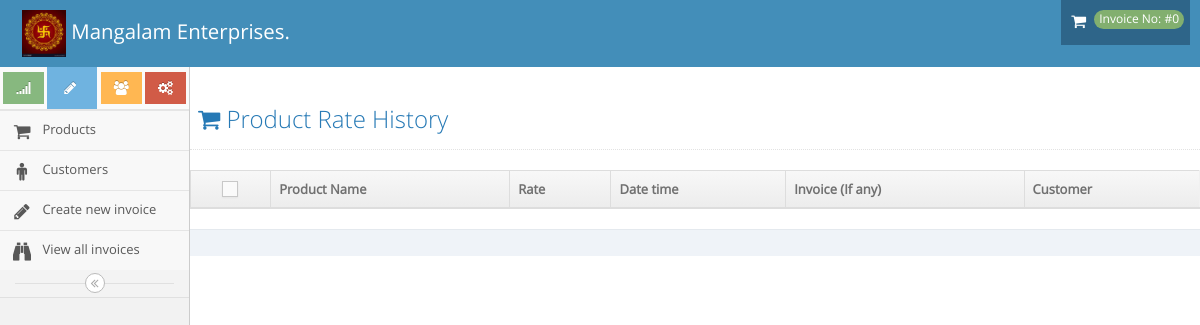
The page /products/history/208 on the database as committed earlier.
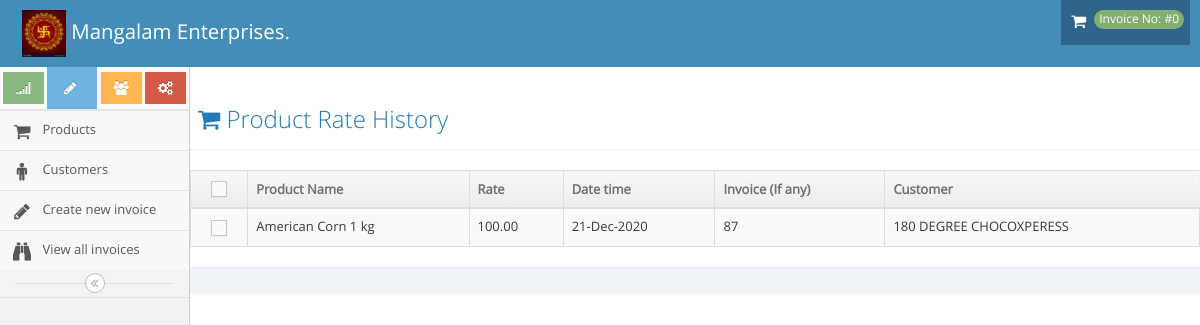
The same page on the database as committed later.
### tables this page shows
CREATE TABLE `product_rate_history` (
  `id` int(11) NOT NULL,
  `product_id` int(11) DEFAULT NULL,
  `invoice_id` int(11) DEFAULT NULL,
  `rate` float DEFAULT NULL,
  `created_at` timestamp NOT NULL DEFAULT CURRENT_TIMESTAMP ON UPDATE CURRENT_TIMESTAMP
);

CREATE TABLE `products` (
  `id` int(11) NOT NULL,
  `name` varchar(1000) DEFAULT NULL,
  `rate` float DEFAULT NULL,
  `unit` varchar(100) NOT NULL,
  `hsn` varchar(100) DEFAULT NULL,
  `gst` int(11) DEFAULT NULL,
  `active` enum('1','0') NOT NULL DEFAULT '1'
);

CREATE TABLE `invoice` (
  `id` int(11) NOT NULL,
  `customer_id` int(11) NOT NULL,
  `created_at` datetime NOT NULL DEFAULT CURRENT_TIMESTAMP,
  `invoice_no` int(11) NOT NULL,
  `date` date DEFAULT NULL,
  `total` float DEFAULT NULL,
  `locked` int(11) NOT NULL DEFAULT '0'
);

CREATE TABLE `customer` (
  `id` int(11) NOT NULL,
  `name` varchar(200) NOT NULL,
  `email` varchar(100) NOT NULL,
  `contact` varchar(20) NOT NULL,
  `address` longtext NOT NULL,
  `pincode` varchar(10) NOT NULL,
  `city` varchar(100) NOT NULL,
  `state` varchar(100) NOT NULL,
  `gst_no` varchar(100) NOT NULL,
  `pan` varchar(19) DEFAULT NULL
);

### application/helpers/functions_helper.php (called while the page is built, shortened)
<?php
function date_converter($dt=null) {
          return date('d-M-Y',strtotime($dt));
}
function _getAdminLoadView($template_name, $data = array()) {
          $CI = & get_instance();
          $CI->load->view('header', $data);
          $CI->load->view($template_name, $data);
}
?>

### application/controllers/products.php (called while the page is built, shortened)
<?php
class Products extends CI_Controller {
	public function history($pro_id,$cust_id=null){
		$data['pro_data'] = $pro_data = $this->Invoice_Model->productRateHistory($pro_id);
		_getAdminLoadView('product_history',$data);
	}
}

### index.php (called while the page is built, shortened)
<?php
require_once BASEPATH.'core/CodeIgniter.php';

### application/models/Invoice_Model.php (called while the page is built, shortened)
<?php
class Invoice_Model extends CI_Model {
  public function productRateHistory($pro_id){
    $this->db->select('*,c.name as cname,prh.created_at as time,prh.rate as hrate, products.name as pname');
    $this->db->from('product_rate_history as prh');
    $this->db->join('products', 'prh.product_id = products.id','left');
    $this->db->join('invoice as i', 'i.id = prh.invoice_id','left');
    $this->db->join('customer as c', 'i.customer_id = c.id','left');
    $this->db->where(array('products.id' => $pro_id));
    $query = $this->db->get();
    return ($query->result_array());
  }
}

### application/views/product_history.php (the view, shortened to what this page needs)
<div class="page-content">
					</div>
						<div class="page-header">
							<h1>
								<i class="menu-icon fa fa-shopping-cart"></i>
								Product Rate History
							</h1>
						</div>
						<div class="row">
									<div class="col-xs-12">
										<div class="clearfix">
										</div>
										<div>
											<table id="dynamic-table" class="table table-striped table-bordered table-hover">
												<thead>
													<tr>
														<th class="center">
															<label class="pos-rel">
																<span class="lbl"></span>
															</label>
														</th>
														<th>Product Name</th>
														<th>Rate</th>
														<th>Date time</th>
														<th>Invoice (If any)</th>
														<th>Customer</th>
													</tr>
												</thead>
												<tbody>
													<?php
													foreach((array)$pro_data as $em){
                    ?>
													<tr id="tr_<?php echo $em['id']?>">
														<td class="center">
															<label class="pos-rel">
																<span class="lbl"></span>
															</label>
														</td>
														<td><?php echo $em['pname']?></td>
														<td><?php echo number_format($em['hrate'],2)?></td>
														<td><?php echo date_converter($em['time'])?></td>
														<td><?php echo $em['invoice_no']?></td>
														<td><?php echo $em['cname']?></td>
													</tr>
												<?php } ?>
												</tbody>
												</table>
											</div>
											<div class="modal-footer no-margin-top">
											</div>
										</div>
									</div>
								</div>
							</div>
						</div>
					</div>

Rows that differ between the two databases and show on the page:
added product_rate_history: product.name "American Corn 1 kg", rate "100.00", created_at "21-Dec-2020", invoice.invoice_no "87", customer.name "180 DEGREE CHOCOXPERESS"
